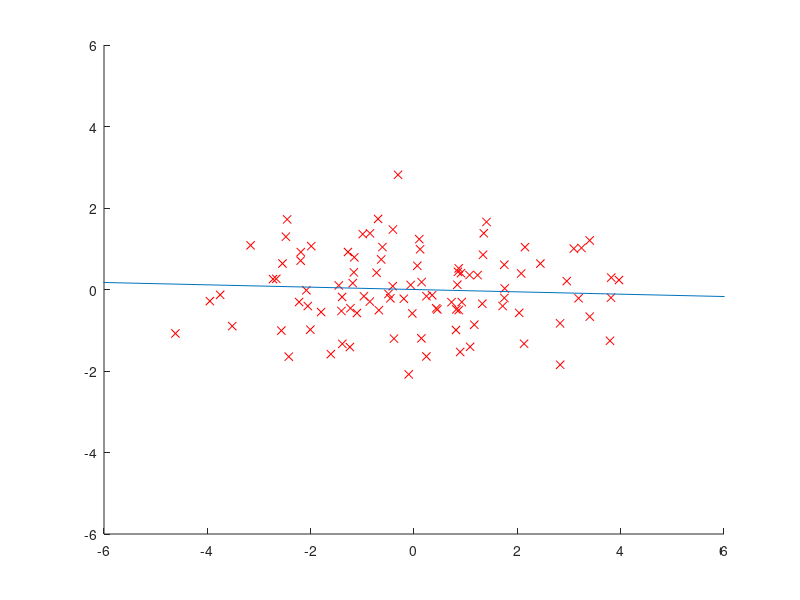

This figure's MATLAB source:
n=100;
x=[2*randn(n,1) randn(n,1)];
%x=[2*randn(n,1) 2*round(rand(n,1))-1+randn(n,1)/3];
x=x-repmat(mean(x),[n,1]); x2=sum(x.^2,2);
W=exp(-(repmat(x2,1,n)+repmat(x2',n,1)-2*x*x'));
D=diag(sum(W,2)); L=D-W; z=x'*D*x; z=(z+z')/2;
[t,v]=eigs(x'*L*x,z,1,'sm');

figure(1); clf; hold on; axis([-6 6 -6 6])
plot(x(:,1),x(:,2),'rx')
plot(9*[-t(1) t(1)],9*[-t(2) t(2)]);
